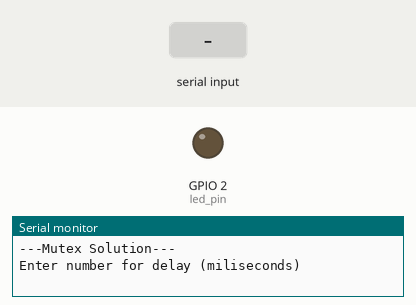
Recording of a sketch running on a simulated ESP32. On the bench: output pins drawn as LEDs (lit = HIGH), the last lines printed to the serial monitor. Dashed ring = blinking. Inputs (shaded band) come from the test bench.

Above: at 1.8 s.
1.9 s: "90,45\n" received over Serial
At 1.91 s:
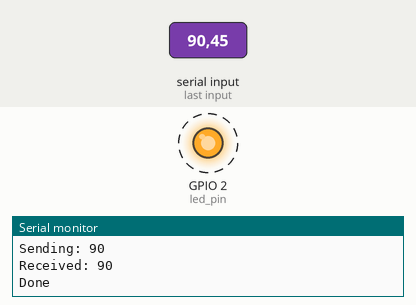
Timing chart, 0 to 10.9 s (numbered marks = the images above; inputs shaded):
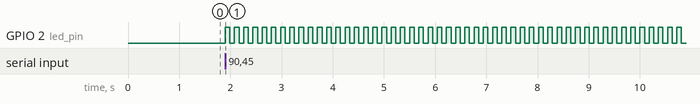

Measured:
- after the input at 1.9 s, GPIO 2 (led_pin): alternates HIGH for 0.09 s and LOW for 0.09 s, starting at once

The sketch:

1.ino
```cpp
#if CONFIG_FREERTOS_UNICORE
  static const BaseType_t app_cpu = 0;
#else
  static const BaseType_t app_cpu = 1;
#endif

static const int led_pin = LED_BUILTIN;

static SemaphoreHandle_t bin_sem;

void blinkLED(void *parameters) {

  int num = *(int *)parameters;

  xSemaphoreGive(bin_sem);

  Serial.print("Received: ");
  Serial.println(num);

  pinMode(led_pin, OUTPUT);

  while(1) {
    digitalWrite(led_pin, HIGH);
    vTaskDelay(num / portTICK_PERIOD_MS);
    digitalWrite(led_pin, LOW);
    vTaskDelay(num / portTICK_PERIOD_MS);
  }
}

void setup() {
  // put your setup code here, to run once:

  long int delay_arg;

  Serial.begin(115200);

  vTaskDelay(1000 / portTICK_PERIOD_MS);
  Serial.println();
  Serial.println("---Mutex Solution---");
  Serial.println("Enter number for delay (miliseconds)");

  while (Serial.available() <= 0);

  delay_arg = Serial.parseInt();
  Serial.print("Sending: ");
  Serial.println(delay_arg);

  bin_sem = xSemaphoreCreateBinary();

  xTaskCreatePinnedToCore(blinkLED,
                          "Blink LED",
                          1024,
                          (void *)&delay_arg,
                          1,
                          NULL,
                          app_cpu);

    xSemaphoreTake(bin_sem, portMAX_DELAY);

    Serial.println("Done");

}

void loop() {
  // put your main code here, to run repeatedly:

}
```
